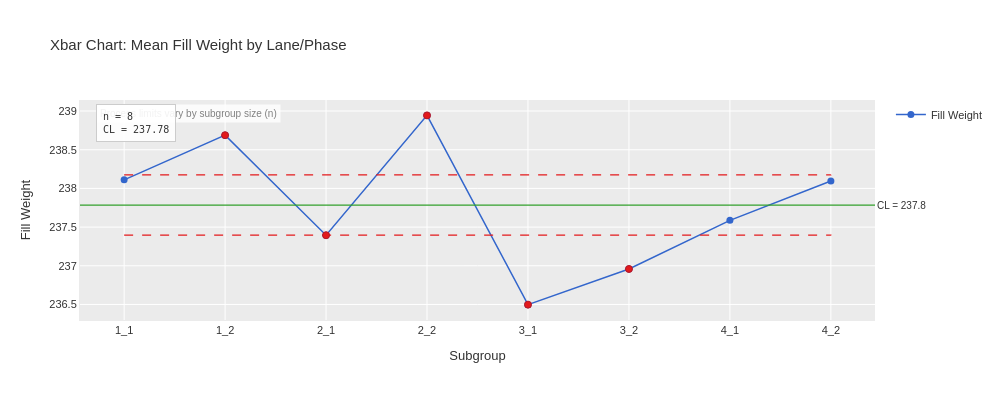

This figure's notebook cell:
### Code cell
# Plot Xbar chart (subgroup means)
fig = result_xbar.plot(
    chart='Xbar',
    show_zones=True,
    show_stats=True,
    show_rules=True,
    theme='ggplot',
    title='Xbar Chart: Mean Fill Weight by Lane/Phase'
)
fig.show()

# Display subgroup summary table with n values
print("\nSubgroup Summary (Xbar):")
result_xbar.chart_table('Xbar')

### Figure 1 — Plotly figure (JSON) as saved in the notebook; plotly's stock layout.template omitted (floating-point values rounded to 4 significant figures)
{"data": [{"hovertemplate": "%{x}<br>%{y:.3f}<extra></extra>", "line": {"color": "#3366CC", "width": 1.5}, "marker": {"color": "#3366CC", "size": 7}, "mode": "lines+markers", "name": "Fill Weight", "type": "scatter", "x": ["1_1", "1_2", "2_1", "2_2", "3_1", "3_2", "4_1", "4_2"], "y": [238.1, 238.7, 237.4, 238.9, 236.5, 237.0, 237.6, 238.1]}, {"hovertemplate": "UPL: %{y:.3f}<extra></extra>", "line": {"color": "#E31A1C", "dash": "dash", "width": 1.2}, "mode": "lines", "name": "UPL (varies)", "showlegend": false, "type": "scatter", "x": ["1_1", "1_2", "1_2", "2_1", "2_1", "2_2", "2_2", "3_1", "3_1", "3_2", "3_2", "4_1", "4_1", "4_2", "4_2"], "y": [238.2, 238.2, 238.2, 238.2, 238.2, 238.2, 238.2, 238.2, 238.2, 238.2, 238.2, 238.2, 238.2, 238.2, 238.2]}, {"hovertemplate": "LPL: %{y:.3f}<extra></extra>", "line": {"color": "#E31A1C", "dash": "dash", "width": 1.2}, "mode": "lines", "name": "LPL (varies)", "showlegend": false, "type": "scatter", "x": ["1_1", "1_2", "1_2", "2_1", "2_1", "2_2", "2_2", "3_1", "3_1", "3_2", "3_2", "4_1", "4_1", "4_2", "4_2"], "y": [237.4, 237.4, 237.4, 237.4, 237.4, 237.4, 237.4, 237.4, 237.4, 237.4, 237.4, 237.4, 237.4, 237.4, 237.4]}, {"hovertemplate": "Out of Control<br>%{x}<br>%{y:.3f}<extra></extra>", "marker": {"color": "#E31A1C", "line": {"color": "#B2182B", "width": 1.0}, "size": 7, "symbol": "circle"}, "mode": "markers", "name": "Out of Control", "showlegend": false, "type": "scatter", "x": ["1_2", "2_1", "2_2", "3_1", "3_2"], "y": [238.7, 237.4, 238.9, 236.5, 237.0]}], "layout": {"annotations": [{"bgcolor": "rgba(255,255,255,0.8)", "borderpad": 3, "font": {"color": "gray", "size": 10}, "showarrow": false, "text": "Process limits vary by subgroup size (n)", "x": 0.02, "xref": "paper", "y": 0.98, "yref": "paper"}, {"font": {"size": 10}, "showarrow": false, "text": "CL = 237.8", "x": 1, "xanchor": "left", "xref": "x domain", "y": 237.8, "yanchor": "middle", "yref": "y"}, {"align": "left", "bgcolor": "rgba(255, 255, 255, 0.9)", "bordercolor": "#CCCCCC", "borderpad": 6, "borderwidth": 1, "font": {"color": "#333333", "family": "monospace", "size": 10}, "showarrow": false, "text": "n = 8<br>CL = 237.78", "x": 0.02, "xanchor": "left", "xref": "paper", "y": 0.98, "yanchor": "top", "yref": "paper"}], "font": {"color": "#333333", "family": "sans-serif", "size": 11}, "height": 400, "hovermode": "x unified", "paper_bgcolor": "white", "plot_bgcolor": "#EBEBEB", "shapes": [{"line": {"color": "#33A02C", "width": 1.2}, "type": "line", "x0": 0, "x1": 1, "xref": "x domain", "y0": 237.8, "y1": 237.8, "yref": "y"}], "showlegend": true, "title": {"text": "Xbar Chart: Mean Fill Weight by Lane/Phase"}, "width": 1000, "xaxis": {"gridcolor": "white", "gridwidth": 1.0, "linecolor": "#EBEBEB", "linewidth": 1.0, "showgrid": true, "showline": true, "title": {"text": "Subgroup"}}, "yaxis": {"gridcolor": "white", "gridwidth": 1.0, "linecolor": "#EBEBEB", "linewidth": 1.0, "showgrid": true, "showline": true, "title": {"text": "Fill Weight"}}}}
